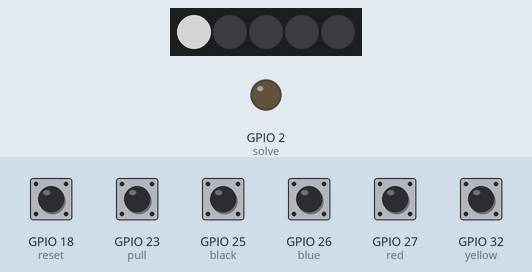
The sketch below on a simulated ESP32. Parts: 5 RGB LEDs in strip order, left to right, output pins drawn as LEDs (lit = HIGH). The inputs (shaded band) are chosen by the test bench; at power-on: GPIO 18 (reset), GPIO 23 (pull), GPIO 25 (black), GPIO 26 (blue), GPIO 27 (red), GPIO 32 (yellow) HIGH. Dim RGB values are drawn brighter than linear; WiFi joins after 1.5 s; servers stay silent unless stated; what the sketch prints to the serial monitor is not drawn.

Above: at 1.7 s.
At 5.0 s:
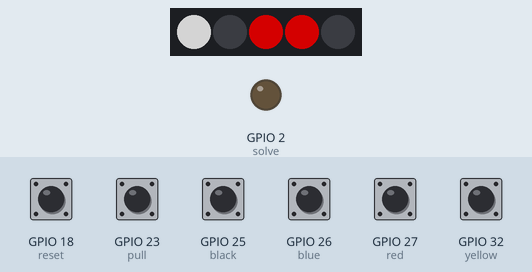
At 9.4 s:
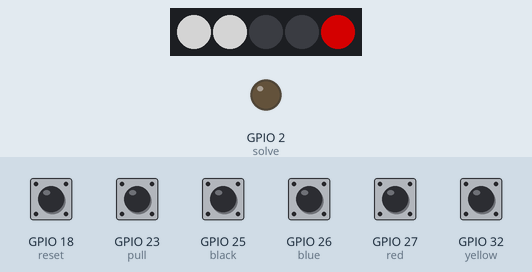
At 14.4 s:
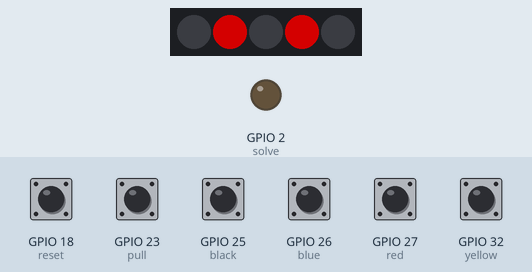
At 28.3 s:
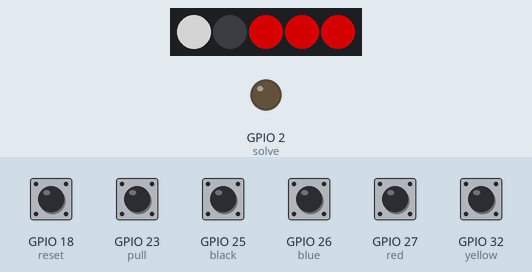
At 37.7 s:
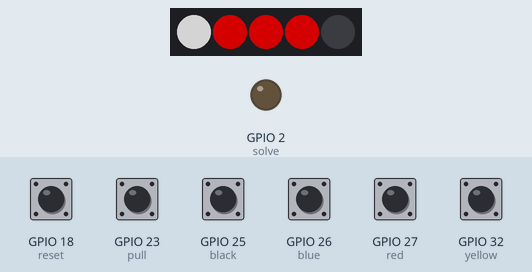
Timing chart, 0 to 40.0 s (numbered marks = the images above):
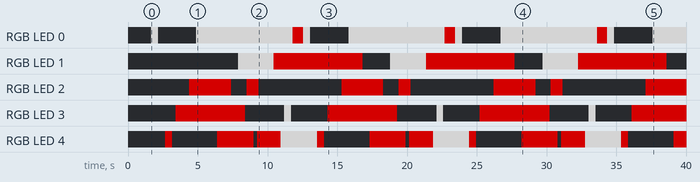

The sketch:

starship_4button.ino
```cpp
#include <FastLED.h>
#include <ESPAsyncWebSrv.h>
#define NUM_LEDS 5
#define DATA_PIN 13

#define LED_BUILTIN 1

// Replace with your network credentials
const char* ssid = "OzarkEscape";
const char* password = "Spunky44!";

// Set your Static IP address
// This is what is used to connect to it in ERM
// IMPORTANT: This must be unique or each arduino!
IPAddress local_IP(192, 168, 1, 102);

// Set your Gateway IP address
IPAddress gateway(192, 168, 1, 1);

IPAddress subnet(255, 255, 255, 0);
IPAddress primaryDNS(8, 8, 8, 8);    //optional
IPAddress secondaryDNS(8, 8, 4, 4);  //optional

int pull = 23;
int black = 25;
int blue = 26;
int red = 27;
int yellow = 32;
int reset = 18;
int solve = 2;
int start = 12;


// Define the array of leds
CRGB leds[NUM_LEDS];

// Set web server port number to 80
AsyncWebServer server(80);

bool soundPlay = false;
unsigned int long lastPlay;
int audioLength = 4200;
bool handleERMAudio(bool trigger) {
  if (soundPlay) { soundPlay = false; }
  if (trigger) {
    if (lastPlay + audioLength <= millis()) {
      soundPlay = true;
      lastPlay = millis();
    }
  }
  return soundPlay;
}

bool buttonnoise = true;
void setup() {
    FastLED.addLeds<NEOPIXEL, DATA_PIN>(leds, NUM_LEDS);  // GRB ordering is assumed
    FastLED.setBrightness(128); // Set the overall brightness (0-255)

    pinMode(pull, INPUT_PULLUP);
    pinMode(black, INPUT_PULLUP);
    pinMode(blue, INPUT_PULLUP);
    pinMode(red, INPUT_PULLUP);
    pinMode(yellow, INPUT_PULLUP);
    pinMode(reset, INPUT_PULLUP);
    pinMode(start, INPUT_PULLUP);
    pinMode(solve, OUTPUT);
    Serial.begin(115200);

  server.on("/completed", HTTP_GET, [](AsyncWebServerRequest *request){
    AsyncResponseStream *response = request->beginResponseStream("text/html");
    CheckPin(response, digitalRead(solve) == HIGH);
    response->addHeader("Access-Control-Allow-Origin","*");
    request->send(response);
  });

  server.on("/start", HTTP_GET, [](AsyncWebServerRequest *request){
    AsyncResponseStream *response = request->beginResponseStream("text/html");
    CheckPin(response, digitalRead(start) == HIGH);
    response->addHeader("Access-Control-Allow-Origin","*");
    request->send(response);
  });

  server.on("/reset", HTTP_GET, [](AsyncWebServerRequest *request){
    AsyncResponseStream *response = request->beginResponseStream("text/html");
    response->print("resetting prop");
    response->addHeader("Access-Control-Allow-Origin","*");
    request->send(response);
    delay(500);
    ESP.restart();
  });

  server.on("/buttonnoise", HTTP_GET, [](AsyncWebServerRequest *request){
    AsyncResponseStream *response = request->beginResponseStream("text/html");
    CheckPin(response, handleERMAudio(buttonnoise));
    response->addHeader("Access-Control-Allow-Origin","*");
    request->send(response);
  });

  server.on("/", HTTP_GET, [](AsyncWebServerRequest *request){
    AsyncResponseStream *response = request->beginResponseStream("text/html");
    GetMainMenu(response);
    request->send(response);
  });

  server.onNotFound([](AsyncWebServerRequest *request){
    AsyncResponseStream *response = request->beginResponseStream("text/html");
    GetMainMenu(response);
    request->send(response);
  });
}


bool triggered = false;
void loop() {
  int pullState = digitalRead(pull);
  int blackState = digitalRead(black);
  int blueState = digitalRead(blue);
  int redState = digitalRead(red);
  int yellowState = digitalRead(yellow);
  int resetState = digitalRead(reset);

  runWifiLoop();

  /*
  Serial.println(pullState);
  Serial.println(blackState);
  Serial.println(blueState);
  Serial.println(redState);
  Serial.println(yellowState);
  */


  if(resetState == LOW) {
    triggered = false;
  }

  if (pullState == LOW && (blackState == LOW || blueState == LOW || redState == LOW || yellowState == LOW)) {
    buttonnoise = true;
  } else {
    buttonnoise = false;
  }

  if ((pullState == LOW && blackState == HIGH && blueState == LOW && redState == HIGH && yellowState == LOW) || triggered  ) {
    Serial.println("Complete");
    for(int i = 0; i < NUM_LEDS; i++ )
    leds[i] = CRGB::Red;
    FastLED.show();
    if (!triggered) {
      digitalWrite(solve, HIGH);
      delay(5000);
      digitalWrite(solve, LOW);
    }
    triggered = true;
  } else {
    triggered = false;
    leds[0] = CRGB::White;
    FastLED.show();
    delay(500);
    // Now turn the LED off, then pause
    leds[0] = CRGB::Black;
    FastLED.show();
    delay(500);


    leds[4] = CRGB::Red;
    FastLED.show();
    delay(500);
    // Now turn the LED off, then pause
    leds[4] = CRGB::Black;
    FastLED.show();
    delay(250);

    leds[3] = CRGB::Red;
    FastLED.show();
    delay(500);
    // Now turn the LED off, then pause
    leds[0] = CRGB::Black;
    FastLED.show();
    delay(500);


    leds[2] = CRGB::Red;
    FastLED.show();
    delay(500);
    // Now turn the LED off, then pause
    leds[0] = CRGB::White;
    FastLED.show();
    delay(500);


    // Turn the LED on, then pause
    leds[0] = CRGB::White;
    FastLED.show();
    delay(500);
    // Now turn the LED off, then pause
    leds[1] = CRGB::Black;
    FastLED.show();
    delay(500);


    leds[4] = CRGB::Red;
    FastLED.show();
    delay(1000);
    // Now turn the LED off, then pause
    leds[2] = CRGB::Black;
    FastLED.show();
    delay(500);


    leds[1] = CRGB::White;
    FastLED.show();
    delay(500);
    // Now turn the LED off, then pause
    leds[3] = CRGB::Black;
    FastLED.show();
    delay(100);


    leds[2] = CRGB::Red;
    FastLED.show();
    delay(500);
    // Now turn the LED off, then pause
    leds[4] = CRGB::Black;
    FastLED.show();
    delay(250);


    leds[4] = CRGB::Red;
    FastLED.show();
    delay(100);
    // Now turn the LED off, then pause
    leds[2] = CRGB::Black;
    FastLED.show();
    delay(500);


    leds[1] = CRGB::White;
    FastLED.show();
    delay(500);
    // Now turn the LED off, then pause
    leds[3] = CRGB::Black;
    FastLED.show();
    delay(100);


    leds[1] = CRGB::Red;
    FastLED.show();
    delay(500);
    // Now turn the LED off, then pause
    leds[4] = CRGB::White;
    FastLED.show();
    delay(250);


    leds[3] = CRGB::White;
    FastLED.show();
    delay(500);
    // Now turn the LED off, then pause
    leds[3] = CRGB::Black;
    FastLED.show();
    delay(100);


    leds[0] = CRGB::Red;
    FastLED.show();
    delay(500);
    // Now turn the LED off, then pause
    leds[4] = CRGB::White;
    FastLED.show();
    delay(250);
  }
}

void CheckPin(AsyncResponseStream *response, bool changed) {
  String status = (changed) ? "triggered" : "not triggered";
  response->print(status);
}

void GetMainMenu(AsyncResponseStream *response) {
  //Serial.println("Polled.");
  response->print("<!DOCTYPE HTML>");
  response->print("<html>");
  response->print("<head>");
  response->print("<style>");
  response->print("body { background-color: #111111; font-family:Roboto }");
  response->print("h1 { color: #ffffff; }");
  response->print("h3 { color: #999999; }");
  response->print("</style>");
  response->print("</head>");
  response->print("<body {background-color: #111111;}>");
  response->print("<img src='https://static.wixstatic.com/media/6e6fcf_230f10c631da4717a2d87b0e96cd93f9~mv2_d_8001_4178_s_4_2.png/v1/crop/x_2,y_943,w_7999,h_2240/fill/w_489,h_137,al_c,q_85,usm_0.66_1.00_0.01,enc_auto/OE8_Primrary2_White.png' alt='Wix.com'>");
  response->print("<h1>Arduino to Escape Room Master</h1>");
  response->print("<h1>By Ryan</h1>");
  response->print("<h3>I'm working just fine.</h3>");
  response->print("<h3>Starship Down 4 Button Prop.</h3>");
  response->print("<h3>/completed - when prop is triggered.</h3>");
  response->print("<h3>/start - when start button is pushed.</h3>");
  response->print("<h3>/reset - runs ESP.restart();</h3>");
  response->print("</body>");
  response->print("</html>");
}

void attemptWifiConnection() {
    // Configures static IP address
  if (!WiFi.config(local_IP, gateway, subnet, primaryDNS, secondaryDNS)) {
    Serial.println("STA Failed to configure, DHCP error! Using random assigned IP!");
    Serial.println("Please update router settings to allow DHCP and static IP.");
  }

  // Connect to Wi-Fi network with SSID and password
  Serial.print("\n\n\nConnecting to ");
  Serial.println(ssid);
  WiFi.mode(WIFI_STA);
  WiFi.setSleep(WIFI_PS_NONE);
  WiFi.begin(ssid, password);
  bool blink = false;
  int timeout = millis() + 10000;
  while ( !(WiFi.status() == WL_CONNECTED || timeout < millis() ) ) {
    delay(100);  // LED BLINKS WHEN TRYING TO CONNECT
    if (blink) {
      digitalWrite(LED_BUILTIN, HIGH);
      blink = false;
    } else {
      digitalWrite(LED_BUILTIN, LOW);
      blink = true;
    }
    Serial.print(".");
  }
  // Print local IP address and start web server
  if (WiFi.status() != WL_CONNECTED) {
    Serial.println("");
    Serial.println("WiFi Failed to connect. Retrying.");
  } else {
    Serial.println("");
    Serial.println("WiFi connected.");
    Serial.println("IP address: ");
    Serial.println(WiFi.localIP());
    server.begin();
    // BLINK A FEW TIMES FAST TO SIGNIFIY INITIALIZATION COMPLETE
    digitalWrite(LED_BUILTIN, LOW);
    delay(50);
    digitalWrite(LED_BUILTIN, HIGH);
    delay(50);
    digitalWrite(LED_BUILTIN, LOW);
    delay(50);
    digitalWrite(LED_BUILTIN, HIGH);
  }
}

void runWifiLoop() {
  if (WiFi.status() == WL_CONNECTED) {
    //listenForWifiClients();
  } else {
    attemptWifiConnection();
  }
}
```

Measured:
- by itself, RGB LED 0: repeats every 10.9 s: off 2.8 s, RGB(128, 128, 128) 6.9 s, RGB(128, 0, 0) 0.75 s, RGB(128, 128, 128) 0.50 s
- by itself, RGB LED 1: repeats every 10.9 s: RGB(128, 0, 0) 6.4 s, off 2.0 s, RGB(128, 128, 128) 2.6 s
- by itself, RGB LED 2: repeats every 10.9 s: off 1.1 s, RGB(128, 0, 0) 0.85 s, off 6.0 s, RGB(128, 0, 0) 3.0 s
- by itself, RGB LED 3: repeats every 10.9 s: off 2.8 s, RGB(128, 128, 128) 0.50 s, off 2.6 s, RGB(128, 0, 0) 5.0 s
- by itself, RGB LED 4: repeats every 10.9 s: off 3.3 s, RGB(128, 0, 0) 2.6 s, off 0.25 s, RGB(128, 0, 0) 1.7 s, RGB(128, 128, 128) 2.6 s, RGB(128, 0, 0) 0.50 s
- what the display in image 0 shows lasts 0.5 s, from 1.7 s to 2.2 s
- what the display in image 1 shows lasts 1.5 s, from 4.9 s to 6.4 s
